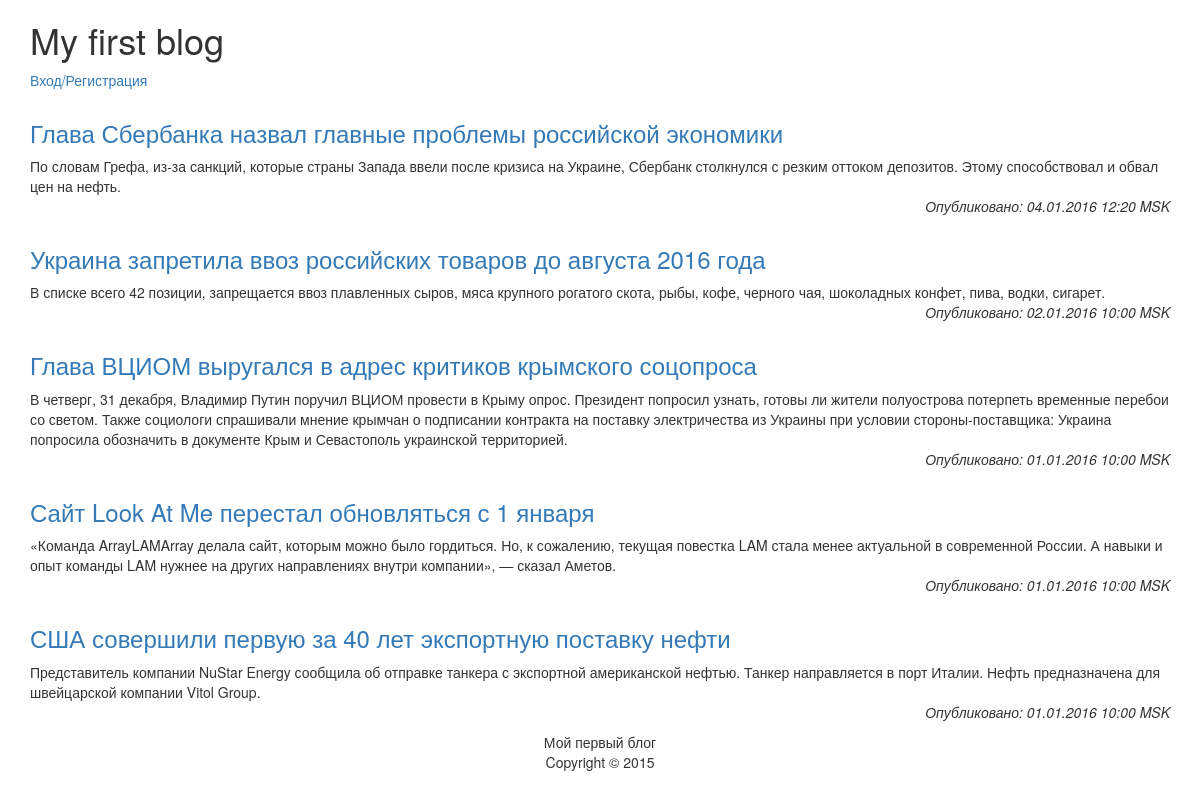
Before: / with the older database file.
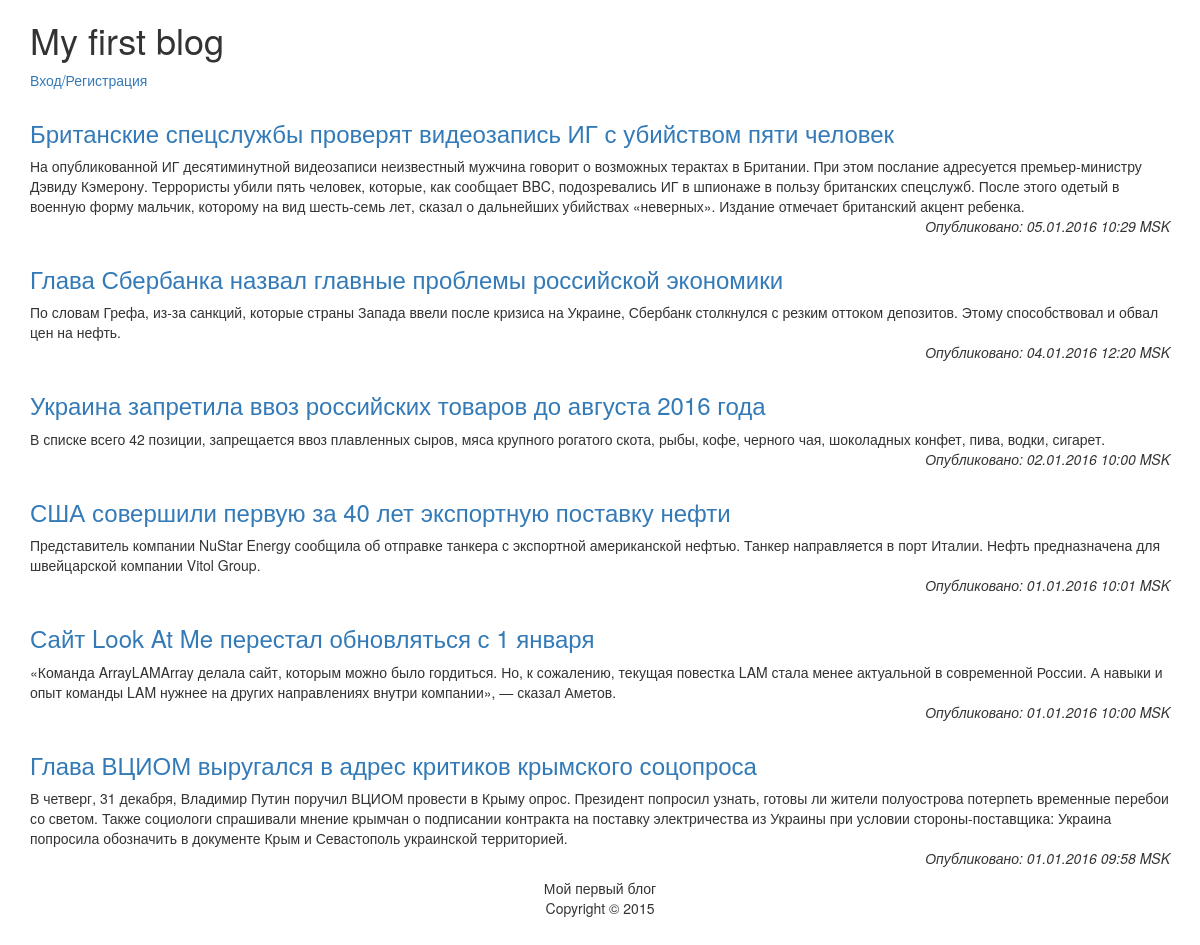
After: the same page with the newer database file.
### tables this page shows
CREATE TABLE "articles" (
	`id`	INTEGER NOT NULL PRIMARY KEY AUTOINCREMENT,
	`title`	TEXT,
	`content`	TEXT,
	`timestamp`	INTEGER
);

### index.php (called while the page is built, shortened)
<?php
require_once ROOT_DIR.'preamble.php';
require_once CLASS_DIR.'blog.php';
$blog = new Blog($db);
$blog->set_title("My first blog");
require_once INCLUDE_DIR.'sections.php';
include TEMPLATE_DIR.'main.php';
?>

### includes/sections.php (called while the page is built, shortened)
<?php
$section = isset($_GET['section']) ? $_GET['section'] : null;
$blog->add_menu_entry('home', 'Главная', ROOT_DIR);
if ($_SESSION['username'] != null) {
	if ($_SESSION['username'] == 'admin') {
		$blog->add_menu_entry('admin', 'Панель Администратора', ROOT_DIR.'?section=admin');
		$blog->add_menu_entry('add', 'Добавить статью', ROOT_DIR.'?section=admin_form', false);
	}
	$blog->add_menu_entry('profile', 'Профиль', ROOT_DIR.'?section=profile');
	$blog->add_menu_entry('logout', 'Выход', SCRIPT_DIR.'actions.php?action=logout');
} else {
	$blog->add_menu_entry('login', 'Вход/Регистрация', ROOT_DIR.'?section=auth');
}
switch ($section) {
	default:
		$blog->set_menu_entry_visible('home', false);
		require_once(CLASS_DIR.'articles.php');
		$article_list = (new Articles($db))->get_all();
		break;
}
$menu = $blog->get_menu();
?>

### includes/class/articles.php (called while the page is built, shortened)
<?php
class Articles {
	private $db;
	private $date_format;
	public function __construct($db, $date_format = 'd.m.Y H:i T') {
		$this->db = $db;
		$this->date_format = $date_format;
	}
	public function get_all() {
		$return = false;
		if ($this->db) {
			$query = "SELECT * FROM articles ORDER BY timestamp DESC;";
			$result = $this->db->query($query);
			if($result) {
				while (true) {
					$row = $result->fetchArray(SQLITE3_ASSOC);
					if ($row) {
						$row['date'] = date($this->date_format, $row['timestamp']);
						$return[] = $row;
					} else {
						break;
					}
				}
			}
		}
		return $return;
	}
}
?>

### includes/templates/article_list.php (the view)
<?php foreach($article_list as $article) : ?>
<div class='article'>
  <a href='<?=ROOT_DIR.'?section=article&id='.$article['id']?>'><h3><?=$article['title']?></h3></a>
  <?=$blog->parse($article['content'])[0]?>
  <p class='date'>Опубликовано: <?=$article['date']?></p>
</div>
<?php endforeach; ?>

### includes/templates/main.php (shortened to what this page needs)
<!DOCTYPE html>
<html>
<head>
  <link rel='stylesheet' href='<?=STYLE_DIR.'bootstrap.min.css'?>'>
  <link rel='stylesheet' href='<?=STYLE_DIR.'style.css'?>'>
</head>
<body>
<div class='container'>
  <h1><?=$blog->get_title()?></h1>
  <nav>
<?php foreach ($menu as $item) : ?>
<?php if ($item['visible']) : ?>
   <a href='<?=$item['href']?>'><?=$item['name']?></a><br>
<?php endif; ?>
<?php endforeach; ?>
  </nav>
  <section>
<?php include $section_template; ?>
  </section>
  <footer>
    <p>Мой первый блог<br/>Copyright &copy; 2015</p>
  </footer>
</div>
</body>
</html>

### includes/class/blog.php (shortened to what this page needs)
<?php
class Blog {
	private $title;
	private $menu;
	public function __construct($db) {
		$this->menu = array();
	}
	public function set_title($str) {
		$this->title = $str;
	}
	public function get_title() {
		return $this->title;
	}
	public function add_menu_entry($key, $name, $href, $visible = true) {
		$this->menu[$key] = array(
			'name' => $name,
			'href' => $href,
			'visible' => $visible
		);
	}
	public function set_menu_entry_visible($key, $visible) {
		$this->menu[$key]['visible'] = $visible;
	}
	public function get_menu() {
		return $this->menu;
	}
	public function parse($str) {
		$str_formated = explode("\r\n", $str);
		$tags_pseudo = array ('[b]', '[/b]', '[em]', '[/em]', '[url]', '[/url/]', '[/url]', '[img]', '[/img]');
		$tags_html = array ('<strong>', '</strong>', '<em>', '</em>', '<a href="', '">', '</a>', '<img src="', '">');
		return $str_formated;
	}
}
?>

### style/style.css (style rules this page uses)
footer { text-align: center; margin-bottom: 30px; }
.article { margin-top: 30px; }
.article p.date { text-align: right; font-style: italic; }

Changed rows visible on the page:
added articles: title "Британские спецслужбы проверят видеозапись ИГ с убийством пяти человек", parse "На опубликованной ИГ десятиминутной видеозаписи неизвестный мужчина говорит о возможных терактах в Британии. При этом послание адресуется премьер-министру Дэвиду Кэмерону. Террористы убили пять человек, которые, как сообщает BBC, подозревались ИГ в шпионаже в пользу британских спецслужб. После этого одетый в военную форму мальчик, которому на вид шесть-семь лет, сказал о дальнейших убийствах «неверных». Издание отмечает британский акцент ребенка.", date "05.01.2016 10:29 MSK"
changed articles "США совершили первую за 40 лет экспортную поставку нефти": date "01.01.2016 10:00 MSK" → "01.01.2016 10:01 MSK"; moves up the list
shown differently, row unchanged: articles "Сайт Look At Me перестал обновляться с 1 января": moves down the list
changed articles "Глава ВЦИОМ выругался в адрес критиков крымского соцопроса": date "01.01.2016 10:00 MSK" → "01.01.2016 09:58 MSK"
